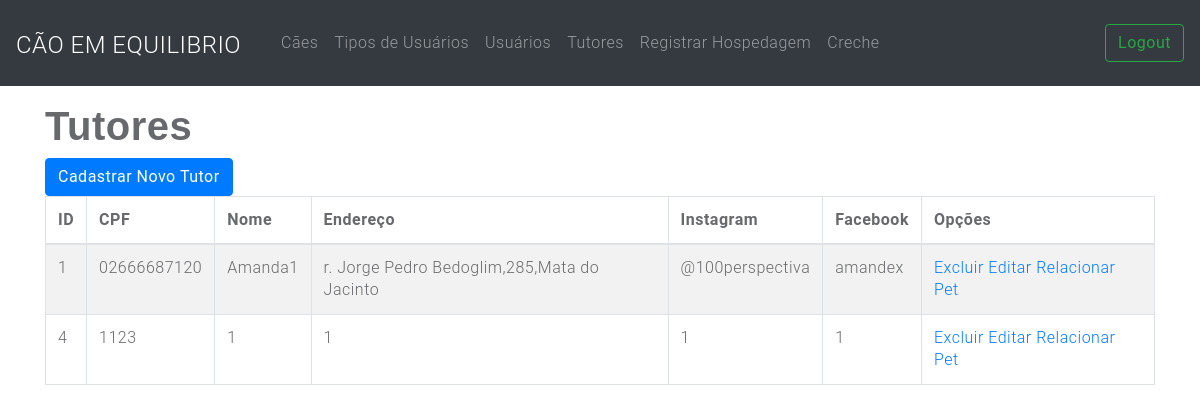
The app's page /tutorIndex.php (signed in) with its own data.
### tables this page shows
CREATE TABLE `tutor` (
  `id` int(11) NOT NULL,
  `cpf` varchar(11) NOT NULL,
  `nome` varchar(150) NOT NULL,
  `telefone` varchar(30) NOT NULL,
  `endereco` varchar(200) NOT NULL,
  `instagram` varchar(200) NOT NULL,
  `facebook` varchar(200) NOT NULL,
  `ativo` varchar(1) NOT NULL DEFAULT '1'
);

### funcao.php (called while the page is built, shortened)
<?php
   function obterConexao() {
    $conexao = mysqli_connect("localhost", "root", "", "caoemequilibrio");
    mysqli_set_charset($conexao, 'utf8');
    return $conexao;
  }
  function obterTutor(){
    $conexao = obterConexao();
     $resultado = mysqli_query($conexao,
             "SELECT * FROM tutor");
     $tutor = array();
     if ($resultado) {
       $tutor = mysqli_fetch_all($resultado,
           MYSQLI_ASSOC);
     }
     return $tutor;
   }
?>

### tutorIndex.php (the view, shortened to what this page needs)
<!DOCTYPE html>
<html>
<head>
   <?php include_once 'shared/menuSuperior.php';
   $tutores= obterTutor();
   ?>
</head>
<body>
<div class="container">
      <h1>Tutores</h1>
      <a class="btn btn-primary" href="tutorCreate.php">Cadastrar Novo Tutor</a>
      <table class="table table-bordered table-striped">
        <thead>
          <tr>
            <th scope="col">ID</th>
            <th scope="col">CPF</th>
            <th scope="col">Nome</th>
            <th scope="col">Endereço</th>
            <th scope="col">Instagram</th>
            <th scope="col">Facebook</th>
            <th scope="col">Opções</th>
           </tr>
        </thead>
        <tbody>
          <?php
              foreach ($tutores as $t) {
                  if($t['ativo']==true){
                echo "<tr>";
                echo "<td scope='col'>".$t['id']."</td>";
                echo "<td scope='col'>".$t['cpf']."</td>";
                echo "<td scope='col'>".$t['nome']."</td>";
                echo "<td scope='col'>".$t['endereco']."</td>";
                echo "<td scope='col'>".$t['instagram']."</td>";
                echo "<td scope='col'>".$t['facebook']."</td>";
                echo "<td scope='col'><a href='deletarTutor.php?id=".$t['id']."'>Excluir</a> <a href='tutorEdit.php?id=".$t['id']."'>Editar</a> <a href='tutorPetCreate.php?id=".$t['id']."'>Relacionar Pet</a></td>";
                echo "</tr>";
              }
            }
           ?>
        </tbody>
      </table>
    </div>
</body>
</html>

### css/style.css (style rules this page uses)
body { line-height: 1.4; font-family: 'Roboto', sans-serif; color: #67696c; font-size: 16px; font-weight: 300; letter-spacing: 0.5px; overflow-x: hidden; }
table { border-collapse: collapse; border-spacing: 0; }
h1, h2, h3, h4, h5, h6 { font-family: 'Raleway', sans-serif; font-weight: 600; }

### records on screen
tutor: id "1", cpf "02666687120", nome "Amanda1", endereco "r. Jorge Pedro Bedoglim,285,Mata do Jacinto", instagram "@100perspectiva", facebook "amandex"
tutor: id "4", cpf "1123", nome "1", endereco "1", instagram "1", facebook "1"
